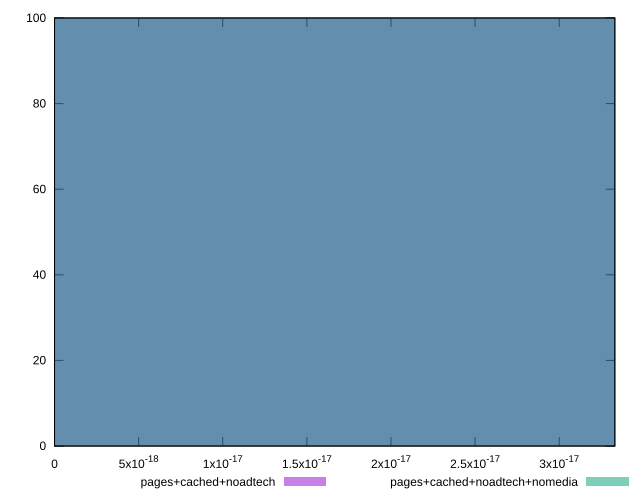

The gnuplot source for this figure:
reset

$pagesCachedNoadtech <<EOF
0 100
EOF

$pagesCachedNoadtechNomedia <<EOF
0 100
EOF

set key outside below
set boxwidth 1e-12
set xrange [0:3.3306690738754695e-17]
set yrange [0:100]
set trange [0:100]
set style fill transparent solid 0.5 noborder
set terminal svg size 640, 500 enhanced background rgb 'white'
set output "report_00017_2021-02-10T15-08-03.406Z/meta/score-difference/comparison/histogram/2_vs_3.svg"

plot $pagesCachedNoadtech title "pages+cached+noadtech" with boxes, \
     $pagesCachedNoadtechNomedia title "pages+cached+noadtech+nomedia" with boxes

reset
